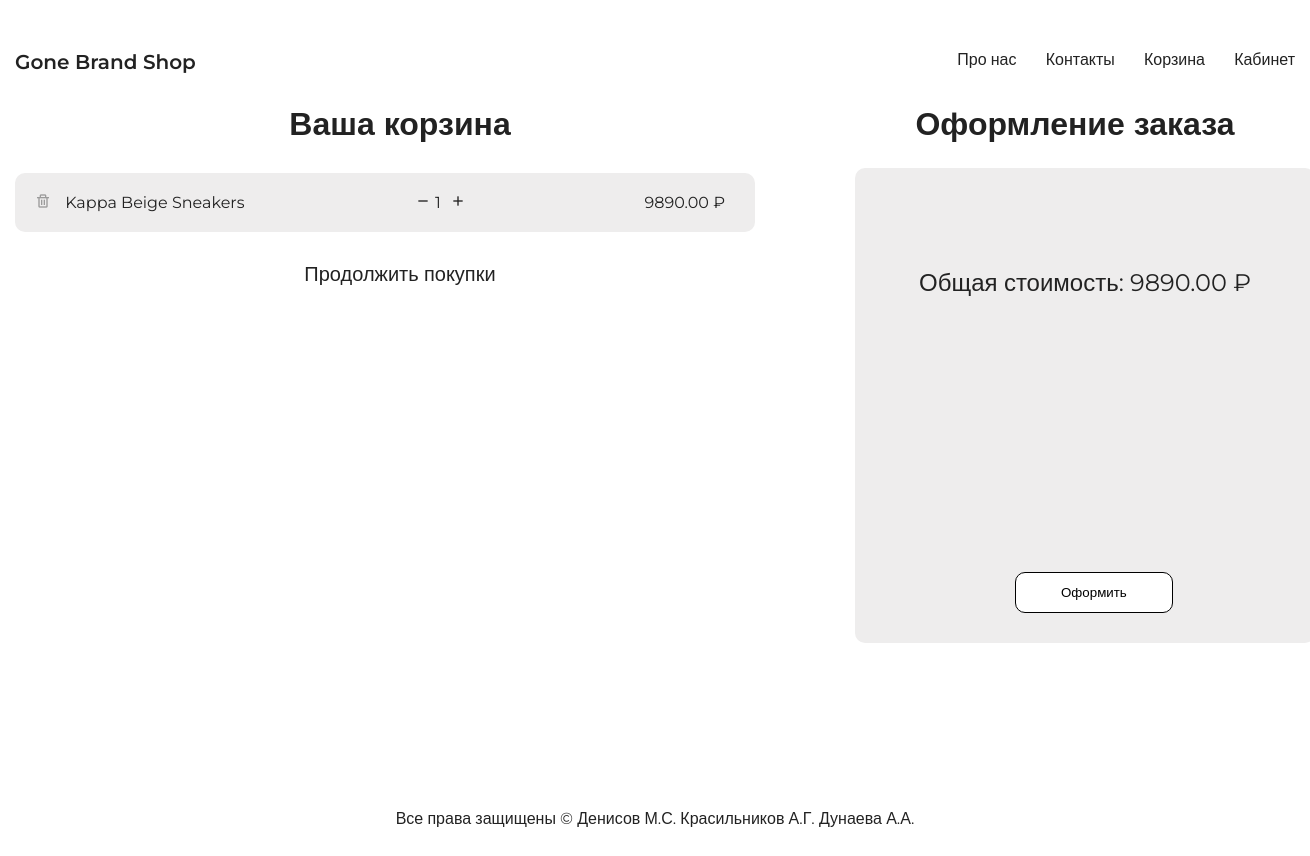
/view_cart/ (signed in), run on an earlier commit of the app's database.
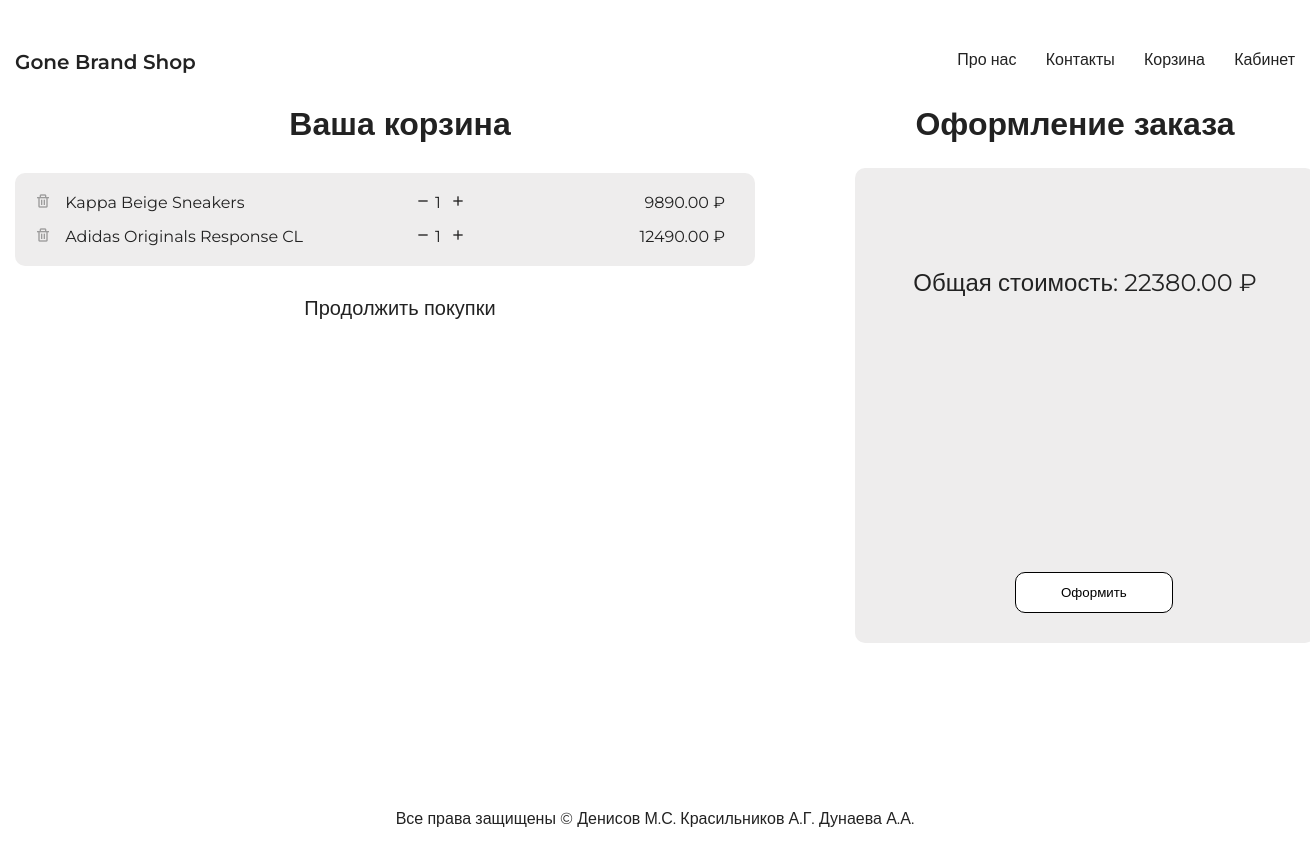
And on a later commit of the database.
### cart/models.py (models this page shows)
class Cart(models.Model):
    user = models.ForeignKey(User, on_delete=models.CASCADE)
    product = models.ForeignKey(Product, on_delete=models.CASCADE)
    quantity = models.PositiveIntegerField(default=1)

### main/models.py (models this page shows, shortened)
class Product(models.Model):
    name = models.CharField(max_length=255)
    clothing_type = models.CharField(max_length=255)
    sex = models.CharField(max_length=255)
    description = models.TextField()
    brand = models.CharField(max_length=255)
    price = models.DecimalField(max_digits=10, decimal_places=2)
    count = models.IntegerField()
    slug = models.SlugField(unique=True, blank=True, null=True)

### cart/views.py (the view)
# urls.py: path('view_cart/', view_cart, name='view_cart'),
def view_cart(request):
    user_cart = Cart.objects.filter(user=request.user)
    context = {
        'cart': user_cart,
    }
    return render(request, 'cart/view_cart.html', context)

### cart/templatetags/cart_tags.py (called while the page is built)
@register.filter
def mul(value, arg):
    return value * arg

@register.filter
def total_cost(cart):
    return sum(item.product.price * item.quantity for item in cart)

### cart/templates/cart/view_cart.html (shortened to what this page needs)
{% load static %}
{% load cart_tags %}
<!doctype html>
<html lang="en">
<head>
    <link rel="stylesheet" type="text/css" href="{% static 'cart/view_cart.css' %}">
    <link href='https://unpkg.com/boxicons@2.1.4/css/boxicons.min.css' rel='stylesheet'>
</head>
<body>
<div class="wrapper">
    <header>
            <span class="logo"><a href="{% url 'home' %}">Gone Brand Shop</a></span>
            <ul class="nav">
                <li><a href="{% url 'about' %}">Про нас</a></li>
                <li><a href="{% url 'contacts' %}">Контакты</a></li>
                {% if user.is_authenticated %}
                    <li><a href="{% url 'view_cart' %}">Корзина</a></li>
                {% else %}
                    <li><a href="{% url 'login' %}">Корзина</a></li>
                {% endif %}
                {% if user.is_authenticated %}
                    <li><a href="{% url 'account' %}">Кабинет</a></li>
                {% else %}
                    <li><a href="{% url 'login' %}">Кабинет</a></li>
                {% endif %}
            </ul>
    </header>
    {% if cart %}
<div class="main-wrapper">
    <div class="main">
        <h1>Ваша корзина</h1>
    <div class="container">
    <ul>
      {% for cart_item in cart %}
        <li class="product">
        <a href="{% url 'remove_from_cart' cart_item.id %}"><i class='bx bx-trash' ></i></a>
          {{ cart_item.product.name }} <a href="{% url 'decrement_cart' cart_item.id %}"><i  class='bx bx-minus' ></i></a><span class="item-quantity">{{ cart_item.quantity }}</span>
            <a href="{% url 'increment_cart' cart_item.id %}"><i class='bx bx-plus' ></i></a>
         <span class="total-price-position"> {{ cart_item.product.price|mul:cart_item.quantity }} ₽ </span>
        </li>
      {% endfor %}
    </ul>
      </div>
  <div class="continue"><a href="{% url 'home' %}">Продолжить покупки</a></div>
    </div>
<div class="ordering">
    <h1>Оформление заказа</h1>
    <div class="ordering-container">
        <div class="total-price">Общая стоимость: {{ cart|total_cost }} ₽</div>
        <button  class="order-button">Оформить</button>
    </div>
</div>
</div>
{% else %}
    <div class="empty"> Ваша корзина пуста.</div>
{% endif %}
<footer>
        Все права защищены &copy; Денисов М.С. Красильников А.Г. Дунаева А.А.
    </footer>
</div>
</body>
</html>

What changed in the data, as far as the page shows it:
computed for Cart "Kappa Beige Sneakers": product+quantity "9890.00" → "22380.00"
added Cart: product.name "Adidas Originals Response CL", quantity "1", product.price|mul "12490.00"
